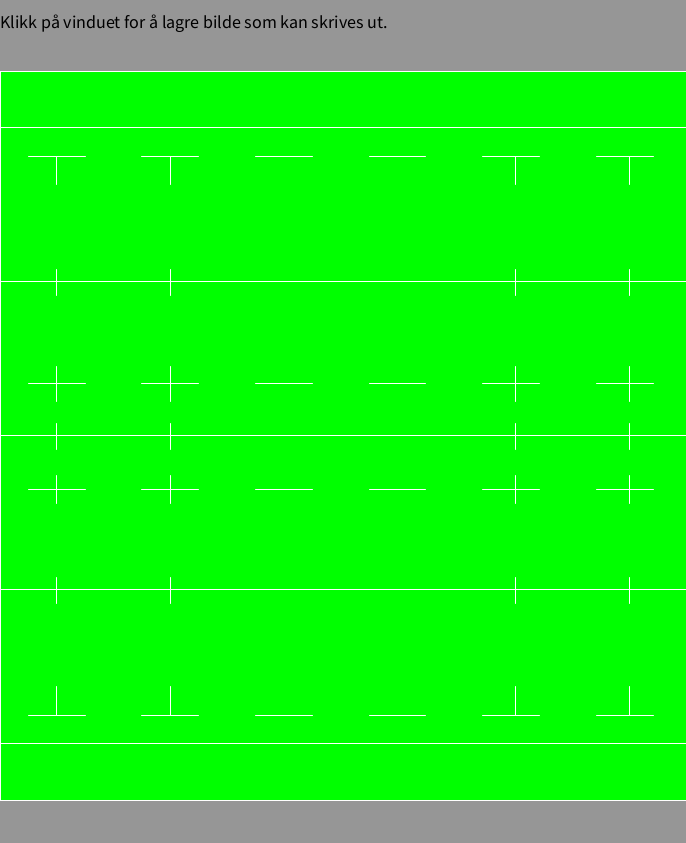
Frame 1 (no input)
Frame 60 (the mouse pressed at the canvas centre just before this capture): identical to frame 1, image omitted
Frame 120 (the mouse held since frame 60 and released just before this capture): identical to frame 1, image omitted

The Processing sketch that drew this single still picture (run headless with seeded random() and noise(); from frame 60 on, the mouse is pressed at the canvas centre):

// Processing sketch: frivillig_ekstraoppgave_rugbybane
// ── frivillig_ekstraoppgave_rugbybane.pde
/*
Forventer ikke at så mange skal få til denne her, hvis noen i det hele tatt.
Dette er kun ment som en ekstraoppgave for de som har lyst på en ekstra utfordring.
*/

float sfactor;

void lagA4()
{
  sfactor = 28.4;
  scale(sfactor, sfactor);
  strokeWeight(1/sfactor);
  background(150);
}

void setup()
{
  // Skriv kode her
  size(686,843);
  fill(255);
  translate(1,1);
}

void draw()
{
  // Skriv kode her
  lagA4();
  textSize(18/sfactor);
  fill(0);
  textAlign(LEFT);
  text("Klikk på vinduet for å lagre bilde som kan skrives ut.",0,1);
  translate(0,0.5);
  mittSvar();
}
// ── mittsvar.pde
void mittSvar()
{
  // Skriv inn kode her
  float h = (height/sfactor)/4-2; // trekker fra 2 av den enkle grunnen at det første rektangelet går 2 punkter på Y-aksen
  float b = width/sfactor;
  translate(0,2);
  fill(0,255,0);
  stroke(255);
  // Try-zone
  rect(0,0,b,2);
  translate(0,2);
  // Nederste punkt i rektangelen markerer 22-metersstreken
  //rect(0,0,b,h/4-2);
  rect(0,0,b,h);
  
  // Horisontale linjer. Disse markerer 5 meter fra målstreken
  line(1,1,3,1);
  line(5,1,7,1);
  line(9,1,11,1);
  line(13,1,15,1);
  line(17,1,19,1);
  line(21,1,23,1);
  
  // Vertikale linjer. Disse markerer 5 og 15 meter fra sidelinja.
  line(2,1,2,2);
  line(6,1,6,2);
  line(b-6,1,b-6,2);
  line(b-2,1,b-2,2);
  
  // Øverste del av striper på 22-metersstreken
  line(2,5,2,5.5);
  line(6,5,6,5.5);
  line(b-6,5,b-6,5.5);
  line(b-2,5,b-2,5.5);
  
  //translate(0,h/4-2);
  translate(0,h);
  /*
  Nederste streken i rektangelet utgjør midtstreken.
  Av en eller annen merkelig grunn kan man ikke tegne
  linje gjennom nederste delen av et rektangel når man bruker
  translate-funksjonen. Dette fører til at man må bruke
  et slags dobbelt sett med line().
  */
  //rect(0,0,b,h/4-2);
  rect(0,0,b,h);
  
  // Nederste del av 22-meterstreken
  line(2,0,2,0.5);
  line(6,0,6,0.5);
  line(b-6,0,b-6,0.5);
  line(b-2,0,b-2,0.5);
  
  // 10-metersstreker (horisontale)
  line(1,3.6,3,3.6);
  line(5,3.6,7,3.6);
  line(9,3.6,11,3.6);
  line(13,3.6,15,3.6);
  line(17,3.6,19,3.6);
  line(21,3.6,23,3.6);
  
  // Vertikale streker som krysser 10-meterstrekene
  line(2,3,2,4.2);
  line(6,3,6,4.2);
  line(b-6,3,b-6,4.2);
  line(b-2,3,b-2,4.2);
  
  // Øverste del av midtstreken
  line(2,5,2,5.5);
  line(6,5,6,5.5);
  line(b-6,5,b-6,5.5);
  line(b-2,5,b-2,5.5);
  //translate(0,h/4-2);
  translate(0,h);
  
  // Andre banehalvdel
  //rect(0,0,b,h/4-2);
  rect(0,0,b,h);
  
  // Nederste del av midstreken
  line(2,0,2,0.5);
  line(6,0,6,0.5);
  line(b-6,0,b-6,0.5);
  line(b-2,0,b-2,0.5);
  
  // 10 meter (horisontalt)
  line(1,1.9,3,1.9);
  line(5,1.9,7,1.9);
  line(9,1.9,11,1.9);
  line(13,1.9,15,1.9);
  line(17,1.9,19,1.9);
  line(21,1.9,23,1.9);
  
  // Vertikale linjer som krysser 10-meterslinjene
  line(2,1.4,2,2.4);
  line(6,1.4,6,2.4);
  line(b-6,1.4,b-6,2.4);
  line(b-2,1.4,b-2,2.4);
  
  // Øverste del av 22-metersstreken
  line(2,5,2,5.5);
  line(6,5,6,5.5);
  line(b-6,5,b-6,5.5);
  line(b-2,5,b-2,5.5);
  //translate(0,h/4-2);
  translate(0,h);
  // Øverste del av rektangelet er 22-meterstreken. Nederste del er mållinja.
  //rect(0,0,b,h/4-2);
  rect(0,0,b,h);
  // Nederste del av 22-metersstreken
  line(2,0,2,0.5);
  line(6,0,6,0.5);
  line(b-6,0,b-6,0.5);
  line(b-2,0,b-2,0.5);
  
  // Horisontale linjer på 5-metersstreken
  line(1,h-1,3,h-1);
  line(5,h-1,7,h-1);
  line(9,h-1,11,h-1);
  line(13,h-1,15,h-1);
  line(17,h-1,19,h-1);
  line(21,h-1,23,h-1);
  
  // Vertikale streker som går ut fra 5-metersstrekene
  line(2,h-1,2,h-2);
  line(6,h-1,6,h-2);
  line(b-6,h-1,b-6,h-2);
  line(b-2,h-1,b-2,h-2);
  
  //translate(0,h/4-2);
  translate(0,h);
  // Try-zone
  rect(0,0,b,2);
}
